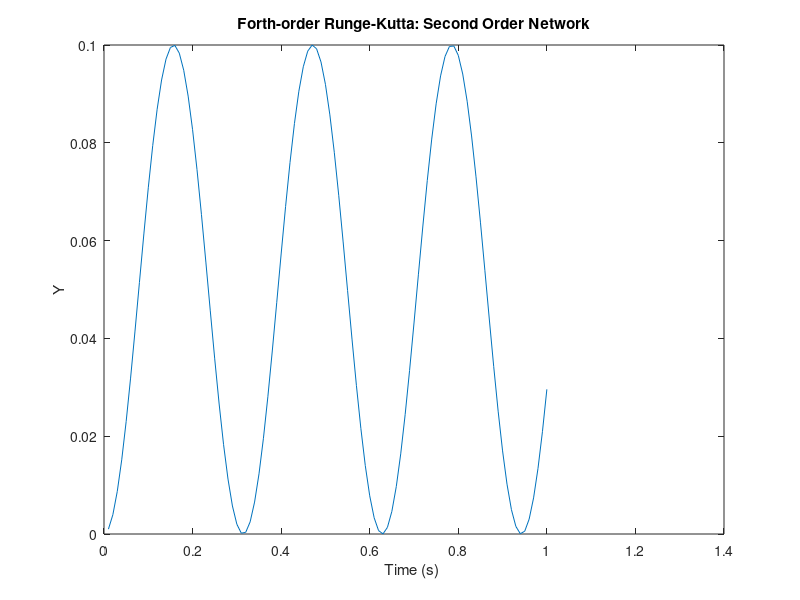

The MATLAB script that drew this image:
% Preallocation
clear
K0=zeros([1,6]);
K1=zeros([1,6]);
K2=zeros([1,6]);
K3=zeros([1,6]);
count=0;
XIN=1.;
W=20.;
Y=0.;
YD=0.;
T=0.;
H=.01;
S=0.;
while ~(T >= 1.)
	S=S+H;
	YOLD=Y;
	YDOLD=YD;
	STEP=1;
	while ( (STEP == 1) | (STEP == 2) | (STEP == 3))
		YDD=W*XIN-W*W*Y;
		if (STEP == 1)
			STEP=2;
			K0(1,1)=YD;
			K0(1,2)=YDD;
 			TNEW=T+.5*H;
			Y=YOLD+.5.*H.*K0(1,1);
			YD=YDOLD+.5.*H.*K0(1,2);
		elseif (STEP ==2)
			STEP=3;
			K1(1,1)=YD;
			K1(1,2)=YDD;
 			TNEW=T+.5*H;
			Y=YOLD+.5.*H.*K1(1,1);
			YD=YDOLD+.5.*H.*K1(1,2);
		else
			STEP=4;
			K2(1,1)=YD;
			K2(1,2)=YDD;
		 	TNEW=T+H;
			Y=YOLD+H.*K2(1,1);
			YD=YDOLD+H.*K2(1,2);
		end
	end
	YDD=W*XIN-W*W*Y;
	K3(1,1)=YD;
	K3(1,2)=YDD;
 	T=TNEW;
	Y=YOLD+H.*(K0(1,1)+2.*(K1(1,1)+K2(1,1))+K3(1,1))./6;
	YD=YDOLD+H.*(K0(1,2)+2.*(K1(1,2)+K2(1,2))+K3(1,2))./6;
	count=count+1;
	ArrayT(count)=T;
  	ArrayY(count)=Y;
end
figure
plot(ArrayT,ArrayY)
xlabel('Time (s) ')
ylabel('Y')
title('Forth-order Runge-Kutta: Second Order Network')
output=[ArrayT', ArrayY'];
save datfil.txt output -ascii
disp 'simulation finished'
